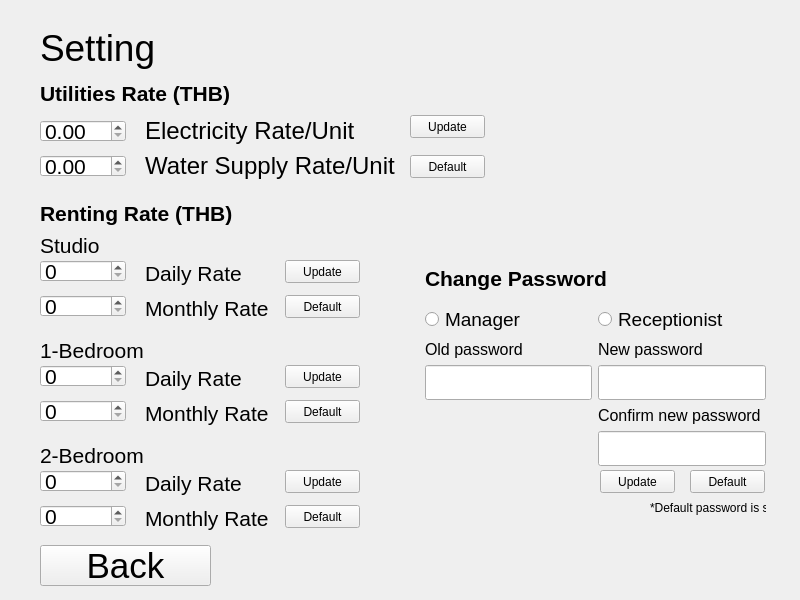
<?xml version="1.0" encoding="UTF-8"?>
<ui version="4.0">
 <class>Form</class>
 <widget class="QWidget" name="Form">
  <property name="geometry">
   <rect>
    <x>0</x>
    <y>0</y>
    <width>800</width>
    <height>600</height>
   </rect>
  </property>
  <property name="font">
   <font>
    <family>MS Sans Serif</family>
   </font>
  </property>
  <property name="windowTitle">
   <string>Form</string>
  </property>
  <property name="locale">
   <locale language="English" country="UnitedStates"/>
  </property>
  <widget class="QLabel" name="Setting_Label">
   <property name="geometry">
    <rect>
     <x>40</x>
     <y>10</y>
     <width>121</width>
     <height>76</height>
    </rect>
   </property>
   <property name="font">
    <font>
     <family>MS Sans Serif</family>
     <pointsize>28</pointsize>
    </font>
   </property>
   <property name="text">
    <string>Setting</string>
   </property>
  </widget>
  <widget class="QDoubleSpinBox" name="electric_doubleSpinBox">
   <property name="geometry">
    <rect>
     <x>40</x>
     <y>120</y>
     <width>86</width>
     <height>22</height>
    </rect>
   </property>
   <property name="font">
    <font>
     <family>MS Sans Serif</family>
     <pointsize>16</pointsize>
    </font>
   </property>
  </widget>
  <widget class="QDoubleSpinBox" name="water_doubleSpinBox">
   <property name="geometry">
    <rect>
     <x>40</x>
     <y>155</y>
     <width>86</width>
     <height>22</height>
    </rect>
   </property>
   <property name="font">
    <font>
     <family>MS Sans Serif</family>
     <pointsize>16</pointsize>
    </font>
   </property>
  </widget>
  <widget class="QSpinBox" name="studio_daily_spinBox">
   <property name="geometry">
    <rect>
     <x>40</x>
     <y>260</y>
     <width>86</width>
     <height>22</height>
    </rect>
   </property>
   <property name="font">
    <font>
     <pointsize>16</pointsize>
    </font>
   </property>
  </widget>
  <widget class="QLabel" name="label_2">
   <property name="geometry">
    <rect>
     <x>145</x>
     <y>105</y>
     <width>216</width>
     <height>51</height>
    </rect>
   </property>
   <property name="font">
    <font>
     <family>MS Sans Serif</family>
     <pointsize>18</pointsize>
    </font>
   </property>
   <property name="text">
    <string>Electricity Rate/Unit</string>
   </property>
  </widget>
  <widget class="QLabel" name="label_3">
   <property name="geometry">
    <rect>
     <x>145</x>
     <y>140</y>
     <width>261</width>
     <height>51</height>
    </rect>
   </property>
   <property name="font">
    <font>
     <family>MS Sans Serif</family>
     <pointsize>18</pointsize>
    </font>
   </property>
   <property name="text">
    <string>Water Supply Rate/Unit</string>
   </property>
  </widget>
  <widget class="QSpinBox" name="studio_monthly_spinBox">
   <property name="geometry">
    <rect>
     <x>40</x>
     <y>295</y>
     <width>86</width>
     <height>22</height>
    </rect>
   </property>
   <property name="font">
    <font>
     <pointsize>16</pointsize>
    </font>
   </property>
  </widget>
  <widget class="QSpinBox" name="one_bedroom_daily_spinBox">
   <property name="geometry">
    <rect>
     <x>40</x>
     <y>365</y>
     <width>86</width>
     <height>22</height>
    </rect>
   </property>
   <property name="font">
    <font>
     <pointsize>16</pointsize>
    </font>
   </property>
  </widget>
  <widget class="QSpinBox" name="one_bedroom_monthly_spinBox">
   <property name="geometry">
    <rect>
     <x>40</x>
     <y>400</y>
     <width>86</width>
     <height>22</height>
    </rect>
   </property>
   <property name="font">
    <font>
     <pointsize>16</pointsize>
    </font>
   </property>
  </widget>
  <widget class="QSpinBox" name="two_bedroom_daily_spinBox">
   <property name="geometry">
    <rect>
     <x>40</x>
     <y>470</y>
     <width>86</width>
     <height>22</height>
    </rect>
   </property>
   <property name="font">
    <font>
     <pointsize>16</pointsize>
    </font>
   </property>
  </widget>
  <widget class="QSpinBox" name="two_bedroom_monthly_spinBox">
   <property name="geometry">
    <rect>
     <x>40</x>
     <y>505</y>
     <width>86</width>
     <height>22</height>
    </rect>
   </property>
   <property name="font">
    <font>
     <pointsize>16</pointsize>
    </font>
   </property>
  </widget>
  <widget class="QLabel" name="label_4">
   <property name="geometry">
    <rect>
     <x>145</x>
     <y>255</y>
     <width>151</width>
     <height>36</height>
    </rect>
   </property>
   <property name="font">
    <font>
     <family>MS Sans Serif</family>
     <pointsize>16</pointsize>
    </font>
   </property>
   <property name="text">
    <string>Daily Rate</string>
   </property>
  </widget>
  <widget class="QLabel" name="label_5">
   <property name="geometry">
    <rect>
     <x>145</x>
     <y>290</y>
     <width>131</width>
     <height>36</height>
    </rect>
   </property>
   <property name="font">
    <font>
     <family>MS Sans Serif</family>
     <pointsize>16</pointsize>
    </font>
   </property>
   <property name="text">
    <string>Monthly Rate</string>
   </property>
  </widget>
  <widget class="QLabel" name="label_6">
   <property name="geometry">
    <rect>
     <x>40</x>
     <y>195</y>
     <width>211</width>
     <height>36</height>
    </rect>
   </property>
   <property name="font">
    <font>
     <pointsize>16</pointsize>
     <weight>75</weight>
     <bold>true</bold>
    </font>
   </property>
   <property name="text">
    <string>Renting Rate (THB)</string>
   </property>
  </widget>
  <widget class="QLabel" name="label_7">
   <property name="geometry">
    <rect>
     <x>40</x>
     <y>75</y>
     <width>211</width>
     <height>36</height>
    </rect>
   </property>
   <property name="font">
    <font>
     <pointsize>16</pointsize>
     <weight>75</weight>
     <bold>true</bold>
    </font>
   </property>
   <property name="text">
    <string>Utilities Rate (THB)</string>
   </property>
  </widget>
  <widget class="QLabel" name="label_8">
   <property name="geometry">
    <rect>
     <x>145</x>
     <y>360</y>
     <width>151</width>
     <height>36</height>
    </rect>
   </property>
   <property name="font">
    <font>
     <family>MS Sans Serif</family>
     <pointsize>16</pointsize>
    </font>
   </property>
   <property name="text">
    <string>Daily Rate</string>
   </property>
  </widget>
  <widget class="QLabel" name="label_9">
   <property name="geometry">
    <rect>
     <x>145</x>
     <y>395</y>
     <width>131</width>
     <height>36</height>
    </rect>
   </property>
   <property name="font">
    <font>
     <family>MS Sans Serif</family>
     <pointsize>16</pointsize>
    </font>
   </property>
   <property name="text">
    <string>Monthly Rate</string>
   </property>
  </widget>
  <widget class="QLabel" name="label_10">
   <property name="geometry">
    <rect>
     <x>145</x>
     <y>465</y>
     <width>151</width>
     <height>36</height>
    </rect>
   </property>
   <property name="font">
    <font>
     <family>MS Sans Serif</family>
     <pointsize>16</pointsize>
    </font>
   </property>
   <property name="text">
    <string>Daily Rate</string>
   </property>
  </widget>
  <widget class="QLabel" name="label_11">
   <property name="geometry">
    <rect>
     <x>145</x>
     <y>500</y>
     <width>131</width>
     <height>36</height>
    </rect>
   </property>
   <property name="font">
    <font>
     <family>MS Sans Serif</family>
     <pointsize>16</pointsize>
    </font>
   </property>
   <property name="text">
    <string>Monthly Rate</string>
   </property>
  </widget>
  <widget class="QLabel" name="label_12">
   <property name="geometry">
    <rect>
     <x>40</x>
     <y>225</y>
     <width>101</width>
     <height>41</height>
    </rect>
   </property>
   <property name="font">
    <font>
     <pointsize>16</pointsize>
    </font>
   </property>
   <property name="text">
    <string>Studio</string>
   </property>
  </widget>
  <widget class="QLabel" name="label_13">
   <property name="geometry">
    <rect>
     <x>40</x>
     <y>330</y>
     <width>111</width>
     <height>41</height>
    </rect>
   </property>
   <property name="font">
    <font>
     <pointsize>16</pointsize>
    </font>
   </property>
   <property name="text">
    <string>1-Bedroom</string>
   </property>
  </widget>
  <widget class="QLabel" name="label_14">
   <property name="geometry">
    <rect>
     <x>40</x>
     <y>435</y>
     <width>111</width>
     <height>41</height>
    </rect>
   </property>
   <property name="font">
    <font>
     <pointsize>16</pointsize>
    </font>
   </property>
   <property name="text">
    <string>2-Bedroom</string>
   </property>
  </widget>
  <widget class="QPushButton" name="utility_update_btn">
   <property name="geometry">
    <rect>
     <x>410</x>
     <y>115</y>
     <width>75</width>
     <height>23</height>
    </rect>
   </property>
   <property name="text">
    <string>Update</string>
   </property>
  </widget>
  <widget class="QPushButton" name="utility_default_btn">
   <property name="geometry">
    <rect>
     <x>410</x>
     <y>155</y>
     <width>75</width>
     <height>23</height>
    </rect>
   </property>
   <property name="text">
    <string>Default</string>
   </property>
  </widget>
  <widget class="QPushButton" name="studio_default_btn">
   <property name="geometry">
    <rect>
     <x>285</x>
     <y>295</y>
     <width>75</width>
     <height>23</height>
    </rect>
   </property>
   <property name="text">
    <string>Default</string>
   </property>
  </widget>
  <widget class="QPushButton" name="studio_update_btn">
   <property name="geometry">
    <rect>
     <x>285</x>
     <y>260</y>
     <width>75</width>
     <height>23</height>
    </rect>
   </property>
   <property name="text">
    <string>Update</string>
   </property>
  </widget>
  <widget class="QPushButton" name="one_bedroom_default_btn">
   <property name="geometry">
    <rect>
     <x>285</x>
     <y>400</y>
     <width>75</width>
     <height>23</height>
    </rect>
   </property>
   <property name="text">
    <string>Default</string>
   </property>
  </widget>
  <widget class="QPushButton" name="one_bedroom_update_btn">
   <property name="geometry">
    <rect>
     <x>285</x>
     <y>365</y>
     <width>75</width>
     <height>23</height>
    </rect>
   </property>
   <property name="text">
    <string>Update</string>
   </property>
  </widget>
  <widget class="QPushButton" name="two_bedroom_default_btn">
   <property name="geometry">
    <rect>
     <x>285</x>
     <y>505</y>
     <width>75</width>
     <height>23</height>
    </rect>
   </property>
   <property name="text">
    <string>Default</string>
   </property>
  </widget>
  <widget class="QPushButton" name="two_bedroom_update_btn">
   <property name="geometry">
    <rect>
     <x>285</x>
     <y>470</y>
     <width>75</width>
     <height>23</height>
    </rect>
   </property>
   <property name="text">
    <string>Update</string>
   </property>
  </widget>
  <widget class="QWidget" name="gridLayoutWidget">
   <property name="geometry">
    <rect>
     <x>425</x>
     <y>305</y>
     <width>341</width>
     <height>162</height>
    </rect>
   </property>
   <layout class="QGridLayout" name="gridLayout">
    <item row="3" column="0">
     <widget class="QLineEdit" name="old_password_lineEdit">
      <property name="font">
       <font>
        <family>MS Sans Serif</family>
        <pointsize>18</pointsize>
       </font>
      </property>
     </widget>
    </item>
    <item row="0" column="1">
     <widget class="QRadioButton" name="receptionist_radioButton">
      <property name="font">
       <font>
        <pointsize>14</pointsize>
       </font>
      </property>
      <property name="text">
       <string>Receptionist</string>
      </property>
     </widget>
    </item>
    <item row="5" column="1">
     <widget class="QLineEdit" name="confirm_new_password_lineEdit">
      <property name="font">
       <font>
        <family>MS Sans Serif</family>
        <pointsize>18</pointsize>
       </font>
      </property>
     </widget>
    </item>
    <item row="4" column="1">
     <widget class="QLabel" name="label_17">
      <property name="font">
       <font>
        <pointsize>12</pointsize>
        <weight>50</weight>
        <bold>false</bold>
       </font>
      </property>
      <property name="text">
       <string>Confirm new password</string>
      </property>
     </widget>
    </item>
    <item row="2" column="1">
     <widget class="QLabel" name="label_16">
      <property name="font">
       <font>
        <pointsize>12</pointsize>
        <weight>50</weight>
        <bold>false</bold>
       </font>
      </property>
      <property name="text">
       <string>New password</string>
      </property>
     </widget>
    </item>
    <item row="2" column="0">
     <widget class="QLabel" name="label_15">
      <property name="font">
       <font>
        <pointsize>12</pointsize>
        <weight>50</weight>
        <bold>false</bold>
       </font>
      </property>
      <property name="text">
       <string>Old password</string>
      </property>
     </widget>
    </item>
    <item row="3" column="1">
     <widget class="QLineEdit" name="new_password_lineEdit">
      <property name="font">
       <font>
        <family>MS Sans Serif</family>
        <pointsize>18</pointsize>
       </font>
      </property>
     </widget>
    </item>
    <item row="0" column="0">
     <widget class="QRadioButton" name="manager_radioButton">
      <property name="font">
       <font>
        <pointsize>14</pointsize>
       </font>
      </property>
      <property name="text">
       <string>Manager</string>
      </property>
     </widget>
    </item>
   </layout>
  </widget>
  <widget class="QLabel" name="label_18">
   <property name="geometry">
    <rect>
     <x>425</x>
     <y>260</y>
     <width>211</width>
     <height>36</height>
    </rect>
   </property>
   <property name="font">
    <font>
     <pointsize>16</pointsize>
     <weight>75</weight>
     <bold>true</bold>
    </font>
   </property>
   <property name="text">
    <string>Change Password</string>
   </property>
  </widget>
  <widget class="QPushButton" name="password_update_btn">
   <property name="geometry">
    <rect>
     <x>600</x>
     <y>470</y>
     <width>75</width>
     <height>23</height>
    </rect>
   </property>
   <property name="text">
    <string>Update</string>
   </property>
  </widget>
  <widget class="QPushButton" name="password_default_btn">
   <property name="geometry">
    <rect>
     <x>690</x>
     <y>470</y>
     <width>75</width>
     <height>23</height>
    </rect>
   </property>
   <property name="text">
    <string>Default</string>
   </property>
  </widget>
  <widget class="QLabel" name="label_19">
   <property name="geometry">
    <rect>
     <x>650</x>
     <y>500</y>
     <width>116</width>
     <height>16</height>
    </rect>
   </property>
   <property name="text">
    <string>*Default password is sys</string>
   </property>
  </widget>
  <widget class="QPushButton" name="back_btn">
   <property name="geometry">
    <rect>
     <x>40</x>
     <y>545</y>
     <width>171</width>
     <height>41</height>
    </rect>
   </property>
   <property name="font">
    <font>
     <pointsize>26</pointsize>
    </font>
   </property>
   <property name="text">
    <string>Back</string>
   </property>
  </widget>
 </widget>
 <resources/>
 <connections/>
</ui>
